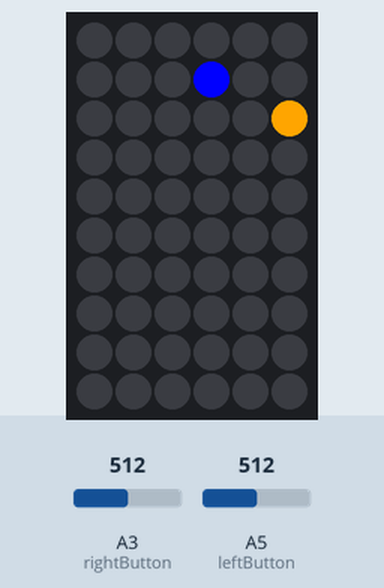
Simulated run of this sketch. Board: Arduino Uno, built with avr-gcc and run on an emulated ATmega328P. Parts: 6×10 RGB LED matrix (first LED top left, wired row by row). Inputs (shaded band) come from the test bench; at power-on: A3 (rightButton) = 512, A5 (leftButton) = 512. Random numbers use the default seed unless the sketch sets one.

Above: at 0.15 s.
At 0.75 s:
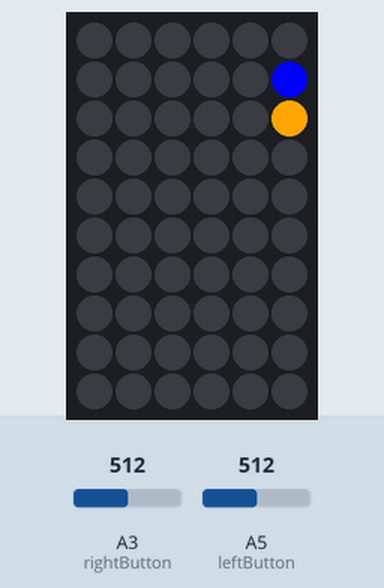
At 1.36 s:
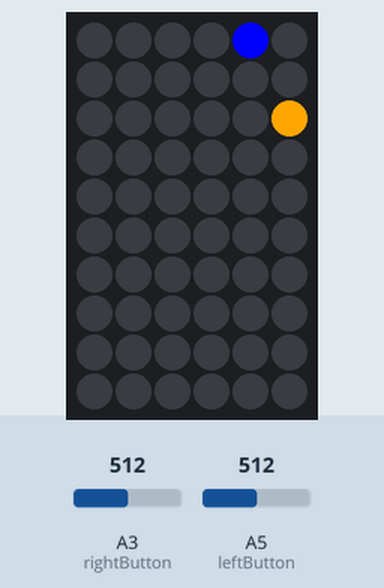
At 1.96 s:
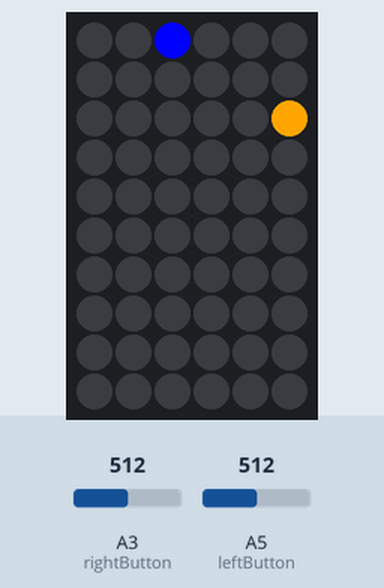
At 2.86 s:
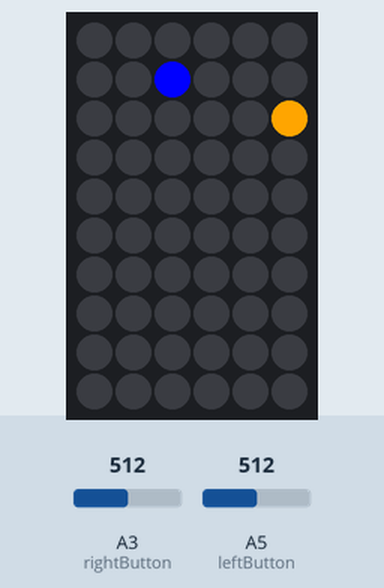

Measured:
- by itself, everything shown: repeats every 3.0 s, in 10 steps

The sketch:

Main.ino
```cpp
/*
 *  SNAKE ON A LED MATRIX
 *  Creator : Thomas Cibils
 *  Last update : 02.02.2019
 *  Code original source : http://forum.arduino.cc/index.php?topic=8280.0
 *  FastLED tuto : https://github.com/FastLED/FastLED/wiki/Basic-usage - used for WS2812B 5050 RGB LED Strip 5M 150 300 Leds 144 60LED/M Individual Addressable 5V
 *  */

#include <Bounce2.h>
#include <TimerOne.h>
#include "FastLED.h"

const unsigned int numberOfRows = 10;                          // Number of rows
const unsigned int numberOfColumns = 6;                       // Number of coumns
const unsigned int NUM_LEDS = numberOfRows * numberOfColumns; // Number of LEDs

CRGB leds[NUM_LEDS]; // Defining leds table for FastLed

// Pin used from the arduino
const unsigned int leftButton = A5;       // Input pin for button 1
const unsigned int rightButton = A3;      // Input pin for button 2
#define DATA_PIN 6                        // Output pin for FastLed

struct pointOnMatrix {
  int lineCoordinate;
  int columnCoordinate;
};

// Original colours for leds.
const unsigned int empty = 0;
const unsigned int purple = 1;
const unsigned int Orange = 2;
const unsigned int blue = 3;
const unsigned int Red = 4;

// Directions for the snake head
const unsigned int directionUp = 0;
const unsigned int directionRight = 1;
const unsigned int directionDown = 2;
const unsigned int directionLeft = 3;

// Direction variable, initial set-up to "right"
const int directionInitial = directionDown;
int static snakeDirection = directionInitial;

// LED Matrix
// top column is from 0 to 7, bottom one from 56 to 63 (for a 8x8 matrix)
byte LEDMatrix[numberOfRows][numberOfColumns];

// Snake presence on the matrix.
// At index 0 will be the head position on the matrix, and the following indexes will be the current position of each body part of the snake
// Matrix is as follows : couting 0,0 on top left; 0, numberOfColumns-1 on top right; and numberOfRows-1, numberOfColumns-1 on bottom right
// We will put -1 if no part of the snake currently exist at this index.
// For instance, snake[5] = (4,3) (on a 6x6 matrix) means that the 6th body part of the snake is on led line 4, column 3 (counting the columns from 1)
// snake[7] = (-1,-1) means that the snake is shorter than 7 body parts.
pointOnMatrix snake[numberOfRows * numberOfColumns];

// New snake is used to make snake move forward
pointOnMatrix newsnake[numberOfRows * numberOfColumns];

pointOnMatrix startingPoint = {1, 0};     // Game starting point, line 1, column 0.
pointOnMatrix snakehead = {0, 0};       // Starting point for the snake head

unsigned int applecaught = 0;
pointOnMatrix apple = {0, 0};         // Sets where the apple is on the matrix

const int moveSpeed = 300;

unsigned long lastMillis = 0;

Bounce bouncer1 = Bounce(leftButton, 10);
Bounce bouncer2 = Bounce(rightButton, 10);

int leftButtonValue = LOW;
int rightButtonValue = LOW;
int lastLeftButtonValue = LOW;
int lastRightButtonValue = LOW;

void setup() {

  Serial.begin(9600);
  // WTF is that
  // randomSeed(analogRead(5));

  // Set matrix pins to output
  FastLED.addLeds<NEOPIXEL, DATA_PIN>(leds, NUM_LEDS);

  // Set button pins to input
  pinMode(leftButton, INPUT);
  pinMode(rightButton, INPUT);

  // Enable internal pullup resistors (woot?)
  // digitalWrite(leftButton, HIGH);
  // digitalWrite(rightButton, HIGH);

  // We start the game.
  resetSnake();
}

void loop() {
  // We first check if the button have been pressed, using a "debouncer"

    leftButtonValue = analogRead(leftButton);
 //  Serial.print("leftButtonValue : ");
 //  Serial.print(leftButtonValue);
  // Serial.print("\n");
    if (leftButtonValue < 200 && lastLeftButtonValue > 800) {
//     // If the button 1 has been pressed, we go left
        prevDirection();
   }
  lastLeftButtonValue = leftButtonValue; // And we update what we read just after

    rightButtonValue = analogRead(rightButton);
 // Serial.print(" - rightButtonValue : ");
 // Serial.print(rightButtonValue);
 // Serial.print("\n");
    if (rightButtonValue < 200 && lastRightButtonValue > 800) {
     // If the button 2 has been pressed, we go right
        nextDirection();
    }
    lastRightButtonValue = rightButtonValue; // And we update what we read just after

  // We make the snake digitalized values move
  // This function includes a call to "updateLEDMatrix", so the matrix contains the correct values

//  Serial.print("We're on the loop, and going to move the snake. \n");
  moveSnake();
//  Serial.print("Snake moved, we will print the following on the matrix : \n");
//  digitalOutputDisplay();

  // We then light up the physical display of the led matrix, according to the values stored
//  Serial.print("We're on the loop, and going to update the physical display. \n");
  outputDisplay();

  // To avoid going too fast, we include 1 millisecond of delay in the loop
  delay(1);

 // Serial.print("End of the loop, we're starting it again. \n");
}

void nextDirection() {

  // Serial.print("\n Click on right button detected, changing direction. It is now ");

  snakeDirection++;
  if (snakeDirection > 3) {
    snakeDirection = 0;
  }

  // Serial.print(snakeDirection);
  // Serial.print(". \n");
}

void prevDirection() {
  // Serial.print("\n Click on left button detected, changing direction. It is now ");
  snakeDirection--;
  if (snakeDirection < 0) {
    snakeDirection = 3;
  }
  // Serial.print(snakeDirection);
  // Serial.print(". \n");
}

// We reset the game, create a 1-dot snake, and an apple.
void resetSnake() {

  // Serial.print("\n We've entered the reset function. \n");
  // Create empty snake

  // Serial.print("Snake values created : ");
  for (int i = 0; i < numberOfRows * numberOfColumns; i++)  {
    snake[i].lineCoordinate = -1;
    snake[i].columnCoordinate = -1;
    newsnake[i].lineCoordinate = -1;
    newsnake[i].columnCoordinate = -1;

  /*
    Serial.print("{");
    Serial.print(snake[i].lineCoordinate);
    Serial.print(",");
    Serial.print(snake[i].columnCoordinate);
    if (i < numberOfColumns * numberOfRows - 1) {
      Serial.print("}, ");
    }
    else {
      Serial.print("}. \n");
    }
    */
  }


  // Whole LEDMatrix = 0, it's now empty.
  // Serial.print("\n We now clear the Matrix. \n");
  clearLEDMatrix();

  // Serial.print("We define the snake head on the starting point : ");
  LEDMatrix[startingPoint.lineCoordinate][startingPoint.columnCoordinate] = blue;  // Add starting dot
  snakehead = startingPoint;                         					   		   // We put the snake head on the starting point.
  snake[0].lineCoordinate = snakehead.lineCoordinate;            				    // We set the head of the snake.
  snake[0].columnCoordinate = snakehead.columnCoordinate;
  /*
  Serial.print("{");
  Serial.print(snake[0].lineCoordinate);
  Serial.print(",");
  Serial.print(snake[0].columnCoordinate);
  Serial.print("}. \n");
*/
  generateApple();    								                             // We define a spot for the apple.
  // Serial.print("The apple will be placed on (seen from resetSnake) : ");
  LEDMatrix[apple.lineCoordinate][apple.columnCoordinate] = Orange;         // We put the apple in the matrix, as the spot at which it has been generated.

  /*
  Serial.print("{");
  Serial.print(apple.lineCoordinate);
  Serial.print(",");
  Serial.print(apple.columnCoordinate);
  Serial.print("}. \n");
  */
  // Serial.print("The snake will go to the direction ");
  snakeDirection = directionInitial;												// We also initalize the direction
  // Serial.print(snakeDirection);
  // Serial.print("\n");
}

// Makes the whole "LEDMatrix" equals to 0, i.e. each LED is off
void clearLEDMatrix() {
  /*
    Serial.print("\n We've entered the Matrix Clearing. \n");
    Serial.print("Matrix values (from ");
    Serial.print(numberOfRows);
    Serial.print(" lines to ");
    Serial.print(numberOfColumns);
    Serial.print(" columns) : \n");
  */
  for (int i = 0; i < numberOfRows; i++)  {
    for (int j = 0; j < numberOfColumns; j++) {

      LEDMatrix[i][j] = empty;
    /*
      Serial.print(LEDMatrix[i][j]);
      if (j < numberOfColumns - 1) {
         Serial.print(", ");
      }
      if (j == numberOfColumns - 1) {
        Serial.print("\n");

      }
    */
    }
  }

  //  Serial.print("\n");
}

// We update the physical display of the LED matrix
void outputDisplay() {

   /*
   // This works but with an unpractical soldering
   // When setting up the LED lines, you'd need the "info" cable on the bottom of each line to be wired to the top of the next one, doing kinda "S"
   // So you'd need to run the cable accross the whole plate
  for(int rowIndex = 0; rowIndex < numberOfRows; rowIndex++) {
    for(int columnIndex = 0; columnIndex < numberOfColumns; columnIndex++) {
      if(LEDMatrix[rowIndex][columnIndex] == empty) {leds[rowIndex*numberOfRows + columnIndex] = CRGB::Black;}
      if(LEDMatrix[rowIndex][columnIndex] == purple) {leds[rowIndex*numberOfRows + columnIndex] = CRGB::purple;}
      if(LEDMatrix[rowIndex][columnIndex] == Orange) {leds[rowIndex*numberOfRows + columnIndex] = CRGB::Orange;}
      if(LEDMatrix[rowIndex][columnIndex] == blue) {leds[rowIndex*numberOfRows + columnIndex] = CRGB::blue;}
    }
  }
  // So we'll avoid this with a software logical re-work
  */

  for(int rowIndex = 0; rowIndex < numberOfRows; rowIndex++) {
    for(int columnIndex = 0; columnIndex < numberOfColumns; columnIndex++) {
      // So we'll invert one line every two compared to our digital matrix
      // If we're on an even column, we're fine, everything is straightfoward
      if(columnIndex%2 == 0) {

        if(LEDMatrix[rowIndex][columnIndex] == empty) {leds[(columnIndex + 1)*numberOfRows - rowIndex - 1] = CRGB::Black;}
        if(LEDMatrix[rowIndex][columnIndex] == purple) {leds[(columnIndex + 1)*numberOfRows - rowIndex - 1] = CRGB::Purple;}
        if(LEDMatrix[rowIndex][columnIndex] == Orange) {leds[(columnIndex + 1)*numberOfRows - rowIndex - 1] = CRGB::Orange;}
        if(LEDMatrix[rowIndex][columnIndex] == blue) {leds[(columnIndex + 1)*numberOfRows - rowIndex - 1] = CRGB::Blue;}
        if(LEDMatrix[rowIndex][columnIndex] == Red) {leds[(columnIndex + 1)*numberOfRows - rowIndex - 1] = CRGB::Red;}
      }
      // If we're on an uneven column, we do a mathematical trick to invert it
      else if(columnIndex%2 == 1) {
        if(LEDMatrix[rowIndex][columnIndex] == empty) {leds[columnIndex*numberOfRows + rowIndex] = CRGB::Black;}
        if(LEDMatrix[rowIndex][columnIndex] == purple) {leds[columnIndex*numberOfRows + rowIndex] = CRGB::Purple;}
        if(LEDMatrix[rowIndex][columnIndex] == Orange) {leds[columnIndex*numberOfRows + rowIndex] = CRGB::Orange;}
        if(LEDMatrix[rowIndex][columnIndex] == blue) {leds[columnIndex*numberOfRows + rowIndex] = CRGB::Blue;}
        if(LEDMatrix[rowIndex][columnIndex] == Red) {leds[columnIndex*numberOfRows + rowIndex] = CRGB::Red;}
      }
    }
  }

  // Display the matrix physically
  FastLED.show();
}

// We update the digital display of the LED matrix
void digitalOutputDisplay() {
  Serial.print("\n We print digitally the current theoritical state of the LED Matrix : \n");
  for (int i = 0; i < numberOfRows; i++) {
    for (int j = 0; j < numberOfColumns; j++) {
      Serial.print(LEDMatrix[i][j]);
      if (j < numberOfColumns - 1) {
        Serial.print(", ");
      }
      else {
        Serial.print("\n");
      }
    }
  }
}

// The game - the real one.
void moveSnake() {

  // We start by moving the snake's head in function of the current direction

  if (millis() - lastMillis < moveSpeed) {
 //   Serial.print("Time interval too short. Snake not moved \n");
  }


  // If enough time has passed,
  if (millis() - lastMillis >= moveSpeed) {

    // In function of the direction,
    switch (snakeDirection) {
      // if we're going up,
      case directionUp:
        // and if we're already at the top of the matrix,
        if (snakehead.lineCoordinate == 0) {
          // then we go to the bottom of the matrix.
          snakehead.lineCoordinate = numberOfRows - 1;
        }
        // and if we're not at the top of the matrix,
        else {
          // we simply get the line number one rank up.
          snakehead.lineCoordinate -= 1;
        }
        break;

      // Now if we're going right,
      case directionRight:
        // If we're not already at the right end of the matrix,
        if (snakehead.columnCoordinate < numberOfColumns - 1) {
          // we simply avance the head of one column, hence to the right.
          snakehead.columnCoordinate += 1;
        }
        // But if we're on the last column on the right end of the matrix,
        else {
          // we set the column coordinate of the head of the snake to the first colum (on the left end) of the matrix.
          snakehead.columnCoordinate = 0;
        }
        break;

      // Same kind of business if we go down.
      case directionDown:
        // If we're on the bottom line of the matrix,
        if (snakehead.lineCoordinate == numberOfRows - 1) {
          // we set the line coordinate to 0, to go to the top row of the matrix.
          snakehead.lineCoordinate = 0;
        }
        // But if we're on the "middle" of the matrix
        else {
          // we simply increase by one the line coordinate of the snake's head.
          snakehead.lineCoordinate += 1;
        }
        break;

      // And finally for the left direction,
      case directionLeft:
        // If we're on the left column of the matrix,
        if (snakehead.columnCoordinate == 0) {
          // We go the the full right column.
          snakehead.columnCoordinate = (numberOfColumns - 1);
        }
        // But if we're on the "fat" of the matrix
        else {
          // We decrease the column coordinate of the snake head by one.
          snakehead.columnCoordinate -= 1;
        }
        break;

      default:
        // wtf?
        break;
    }

    // Check if we have the apple
    if (snakehead.lineCoordinate == apple.lineCoordinate && snakehead.columnCoordinate == apple.columnCoordinate) {
      // We encode the fact that the apple is caught using "applecaught",
      applecaught = 1;

      // and we generate a new apple.
      // generateApple(); // To avoid redundance
    }

    // We check if we've hit ourselves. Loop starts to one, as we don't want the head hiting itself.
    for (int i = 1; i < numberOfRows * numberOfColumns; i++) {
      // If the head of the snake is on the same position as one of the body parts, we end the game.
      if (snakehead.lineCoordinate == snake[i].lineCoordinate && snakehead.columnCoordinate == snake[i].columnCoordinate) {
        endGame();
      }
    }

    // We start moving the snake
    // The define the head as the start of the new snake.
    newsnake[0] = snakehead;

    // We now move the snake.
    // We parse the snake table to see where it ends
    for (int n = 0; n < numberOfColumns * numberOfRows - 1; n++) {
      // If we've reached the end of the snake,
      if (snake[n].lineCoordinate == -1 || snake[n].columnCoordinate == -1) {
        // we define the "snake tail" point as this last point reached,
        //  snaketail = snake[n-1]; // (which is useless so I comment it)
        // if we didn't caught an apple,
        if (applecaught == 0) {
          // We destroy the last bit of the newsnake to let it fade out
          newsnake[n].lineCoordinate = -1;
          newsnake[n].columnCoordinate = -1;
          // In the contrary case, we will keep the snake to be one unit longer.
        }
        // This takes us out of the loop, I think ?
        // break;
      }
      // In all cases, we copy the old snake in the new one with one unit of lag
      newsnake[n + 1] = snake[n];
    }

    // We copy the new snake in the actual snake, in order to display it.
    for (int m = 0; m < numberOfColumns * numberOfRows; m++) {
      snake[m] = newsnake[m];
    }

    // Now if the apple has been caught,
    if (applecaught == 1) {
      // We generate a new apple
      // Redundance avoided
      generateApple();
      // And we set the parameter to 0, waiting for the player to catch one more apple to set it back to one.
      applecaught = 0;
    }

    // We update the variable LEDMatrix to reflect those changes, so we can later display it
    updateLEDMatrix();

    // And we update the timer.
    lastMillis = millis();
  }
}

// Updating the LED Matrix after each step
void updateLEDMatrix() {

 // Serial.print("\n We will now update the LED Matrix. \n");
  // We first empty it
  // Serial.print("We first clear it. \n");
  clearLEDMatrix();

  //Serial.print("We put the snake on it. \n");
  //Serial.print("We find that the snake is on the following places : ");
  // Then we light up in Orange the whole snake - except the head, hence the loop starts from 1
  for (int i = 1; i < numberOfRows * numberOfColumns; i++) {

    // We scan the matrix, and we light up the dots where the snake is.
    if (snake[i].lineCoordinate > -1 && snake[i].columnCoordinate > -1) {
      /*Serial.print("{");
      Serial.print(snake[i].lineCoordinate);
      Serial.print(", ");
      Serial.print(snake[i].columnCoordinate);
      Serial.print("}, ");*/
      LEDMatrix[snake[i].lineCoordinate][snake[i].columnCoordinate] = purple; // purple = 1, so the dot will light up.
    }
  }
/*
  Serial.print("We moreover print in blue the snake's head, which is in {");
  Serial.print(snakehead.lineCoordinate);
  Serial.print(", ");
  Serial.print(snakehead.columnCoordinate);
  Serial.print("}. \n");*/
  LEDMatrix[snakehead.lineCoordinate][snakehead.columnCoordinate] = blue; // blue = 3, so the dot will light up.

/*
  Serial.print("And in Orange the apple, which is in {");
  Serial.print(apple.lineCoordinate);
  Serial.print(", ");
  Serial.print(apple.columnCoordinate);
  Serial.print("}. \n");*/
  // And we light up the apple, using its coordinates
  LEDMatrix[apple.lineCoordinate][apple.columnCoordinate] = Orange; // Orange = 2, so the dot will light up.
}

void generateApple() {
  // Serial.print("\n We are now creating an apple. \n");
  // We draw a number for the X and the Y coordinates
  // TO BE CLARIFIED : HOW DOES RANDOM WORK
  const int appleLineNumber = random(numberOfRows);
  const int appleColumnNumber = random (numberOfColumns);
  /*
  Serial.print("The apple will be in ");
  Serial.print("{");
  Serial.print(appleLineNumber);
  Serial.print(", ");
  Serial.print(appleColumnNumber);
  Serial.print("}. \n");
  */
  // And we set the apple to the coordinates created
  apple = {appleLineNumber, appleColumnNumber};

  // We check that the apple didn't appear on the snake.
  // We scan the whole grid
  for (int i = 0; i < numberOfRows * numberOfColumns; i++) {
    // and if the apple drops on the snake
    if (apple.lineCoordinate == snake[i].lineCoordinate && apple.columnCoordinate == snake[i].columnCoordinate) {
      // We re-create a new apple, hopefully somewhere else - in the worst case, we will again generate a new one.
      generateApple();
      // Serial.print("But the snake was already there, so we re-generate an apple. \n");

    }
  }
}


// We end the game with a curtain of light
void endGame() {

  // Serial.print("\n GAME OVER \n");
  delay(1000);
  clearLEDMatrix();
  // We light up the rows one by one, with .2 sec of delay between each
  for (int i = 0; i < numberOfRows; i++) {
    for (int j = 0; j < numberOfColumns; j++) {
      LEDMatrix[i][j] = Red;
    }
      outputDisplay();

    delay(500);
  }
  // It stays on for 4 seconds
  delay(3500);

  // Serial.print("We reset the game. \n");
  // And we restart the game.
  resetSnake();
}
```
